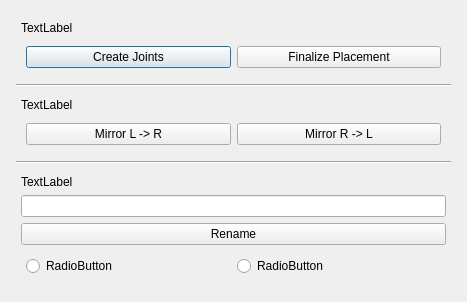
<?xml version="1.0" encoding="UTF-8"?>
<ui version="4.0">
 <class>Dialog</class>
 <widget class="QDialog" name="Dialog">
  <property name="geometry">
   <rect>
    <x>0</x>
    <y>0</y>
    <width>467</width>
    <height>293</height>
   </rect>
  </property>
  <property name="windowTitle">
   <string>Dialog</string>
  </property>
  <layout class="QGridLayout" name="gridLayout">
   <item row="0" column="0">
    <layout class="QVBoxLayout" name="verticalLayout">
     <property name="margin">
      <number>5</number>
     </property>
     <item>
      <layout class="QVBoxLayout" name="verticalLayout_2">
       <property name="margin">
        <number>5</number>
       </property>
       <item>
        <widget class="QLabel" name="label">
         <property name="text">
          <string>TextLabel</string>
         </property>
        </widget>
       </item>
       <item>
        <layout class="QHBoxLayout" name="horizontalLayout">
         <property name="margin">
          <number>5</number>
         </property>
         <item>
          <widget class="QPushButton" name="pushButton_2">
           <property name="text">
            <string>Create Joints</string>
           </property>
          </widget>
         </item>
         <item>
          <widget class="QPushButton" name="pushButton_3">
           <property name="text">
            <string>Finalize Placement</string>
           </property>
          </widget>
         </item>
        </layout>
       </item>
      </layout>
     </item>
     <item>
      <widget class="Line" name="line_2">
       <property name="orientation">
        <enum>Qt::Horizontal</enum>
       </property>
      </widget>
     </item>
     <item>
      <layout class="QVBoxLayout" name="verticalLayout_4">
       <property name="margin">
        <number>5</number>
       </property>
       <item>
        <widget class="QLabel" name="label_3">
         <property name="text">
          <string>TextLabel</string>
         </property>
        </widget>
       </item>
       <item>
        <layout class="QHBoxLayout" name="horizontalLayout_2">
         <property name="margin">
          <number>5</number>
         </property>
         <item>
          <widget class="QPushButton" name="pushButton_4">
           <property name="text">
            <string>Mirror L -&gt; R</string>
           </property>
          </widget>
         </item>
         <item>
          <widget class="QPushButton" name="pushButton_5">
           <property name="text">
            <string>Mirror R -&gt; L</string>
           </property>
          </widget>
         </item>
        </layout>
       </item>
      </layout>
     </item>
     <item>
      <widget class="Line" name="line">
       <property name="orientation">
        <enum>Qt::Horizontal</enum>
       </property>
      </widget>
     </item>
     <item>
      <layout class="QVBoxLayout" name="verticalLayout_3">
       <property name="margin">
        <number>5</number>
       </property>
       <item>
        <widget class="QLabel" name="label_2">
         <property name="text">
          <string>TextLabel</string>
         </property>
        </widget>
       </item>
       <item>
        <widget class="QLineEdit" name="lineEdit"/>
       </item>
       <item>
        <widget class="QPushButton" name="pushButton">
         <property name="text">
          <string>Rename</string>
         </property>
        </widget>
       </item>
       <item>
        <layout class="QHBoxLayout" name="horizontalLayout_5">
         <property name="margin">
          <number>5</number>
         </property>
         <item>
          <widget class="QRadioButton" name="radioButton_2">
           <property name="text">
            <string>RadioButton</string>
           </property>
          </widget>
         </item>
         <item>
          <widget class="QRadioButton" name="radioButton">
           <property name="text">
            <string>RadioButton</string>
           </property>
          </widget>
         </item>
        </layout>
       </item>
      </layout>
     </item>
    </layout>
   </item>
  </layout>
 </widget>
 <resources/>
 <connections/>
</ui>
